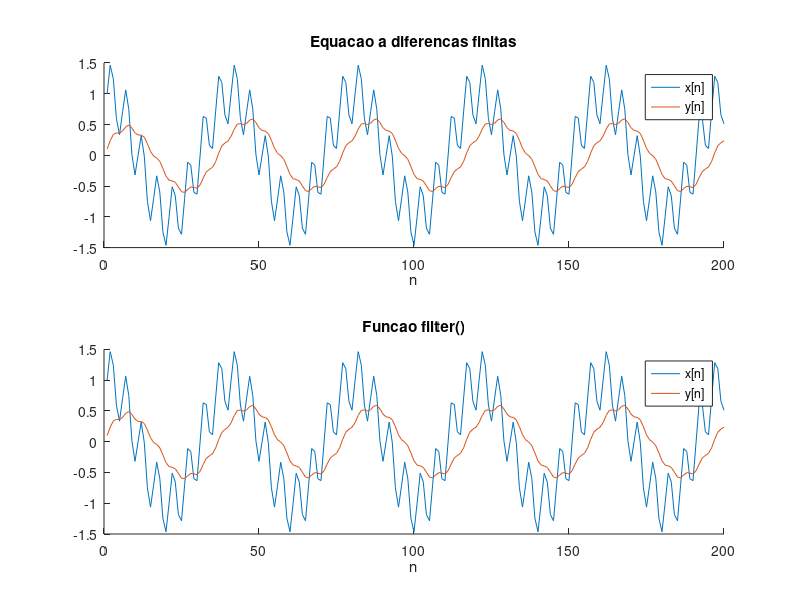

Write MATLAB code to recreate this figure.
% Sistema de 1a. ordem em tempo discreto
close all
clear
clc

alfa = 0.1;
y_ant = 0;      % memoriza saida anterior
N = 200;      % horizonte de simulacao
f1 = 1/40;      % freq de interesse
A1 = 1;         % amplitude do sinal de interesse
f2 = 1/5;       % freq do ruido a ser filtrado
A2 = 0.5;       % amplitude do ruido a ser filtrado
fs = 10e3;      % freq de amostragem (para reproducao)
t = 0:N-1;

x = A1*cos(2*pi*t*f1) + A2*sin(2*pi*t*f2);  % entrada
y = linspace(1,N); % saida

% implementacao equacao a diferencas
for i=1:N
   y(i)= alfa*x(i)+(1-alfa)*y_ant;
   y_ant = y(i);
end

figure(1);
subplot(2,1,1);
hold on
plot(x); plot(y);
xlabel('n');
legend('x[n]', 'y[n]'); title('Equacao a diferencas finitas');
hold off

% usa funco filter; consulte o help
a = 1;
b = [alfa (1-alfa)];
y2 = filter(b,a,x);
subplot(2,1,2);

hold on
plot(x); plot(y);
xlabel('n');
legend('x[n]', 'y[n]'); title('Funcao filter()');
hold off

sound(x,fs);    % reproduz entrada x na frq amostragem fs
pause;          % aguarda qq tecla na linha de comando
sound(y,fs);    % reproduz saida filtrada y

% gera um arquivo de saida; nao substituira o arquivo existente
audiowrite('teste.wav', y, fs, 'BitsPerSample',16);
info = audioinfo('teste.wav');
